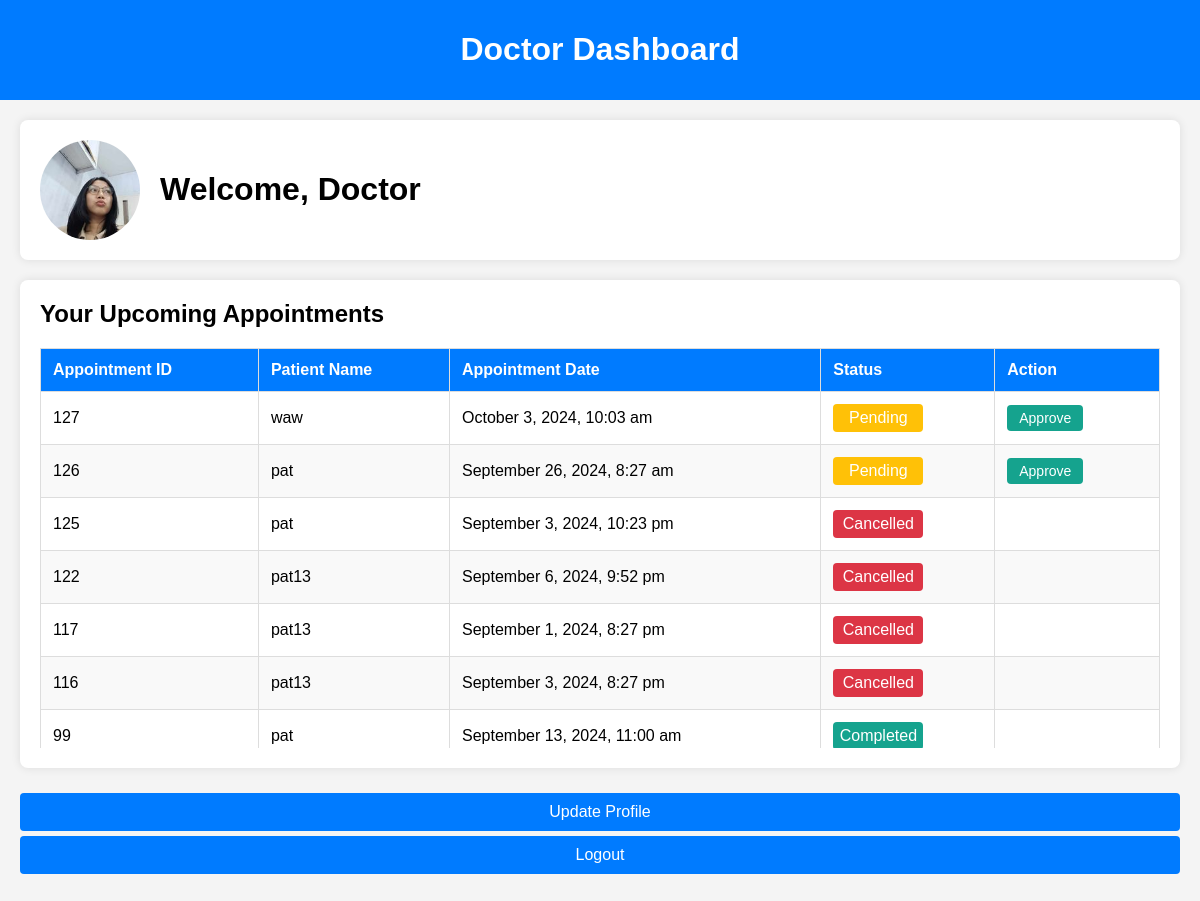
/doctor/doctor_dashboard.php (signed in), run on the app's committed database.
### tables this page shows
CREATE TABLE `users` (
  `id` int(11) NOT NULL,
  `name` varchar(255) NOT NULL,
  `email` varchar(255) NOT NULL,
  `email_verified` tinyint(1) DEFAULT 0,
  `password` varchar(255) NOT NULL,
  `user_type` enum('admin','doctor','patient') NOT NULL,
  `created_at` timestamp NOT NULL DEFAULT current_timestamp(),
  `updated_at` timestamp NOT NULL DEFAULT current_timestamp() ON UPDATE current_timestamp(),
  `image` varchar(255) DEFAULT 'default_images/default.jpg'
);

CREATE TABLE `appointments` (
  `id` int(11) NOT NULL,
  `patient_id` int(11) NOT NULL,
  `doctor_id` int(11) NOT NULL,
  `appointment_date` datetime NOT NULL,
  `status` enum('Pending','Completed','Cancelled','Approved') DEFAULT 'Pending',
  `created_at` timestamp NOT NULL DEFAULT current_timestamp(),
  `updated_at` timestamp NOT NULL DEFAULT current_timestamp() ON UPDATE current_timestamp(),
  `patient_name` varchar(255) DEFAULT NULL,
  `doctor_name` varchar(255) DEFAULT NULL
);

CREATE TABLE `patients` (
  `id` int(11) NOT NULL,
  `user_id` int(11) DEFAULT NULL,
  `name` varchar(255) NOT NULL,
  `email` varchar(255) NOT NULL
);

### doctor/doctor_dashboard.php (the view, shortened to what this page needs)
<?php
include '../db.php';
$doctor_id = $_SESSION['user_id'];
$stmt = $pdo->prepare("SELECT image FROM users WHERE id = ?");
$stmt->execute([$doctor_id]);
$doctor = $stmt->fetch();
$profile_image = !empty($doctor['image']) ? $doctor['image'] : 'default.jpg';
$stmt = $pdo->prepare("
    SELECT a.id AS appointment_id, p.name AS patient_name, a.appointment_date, a.status
    FROM appointments a
    JOIN patients p ON a.patient_id = p.id
    JOIN doctors d ON a.doctor_id = d.id
    WHERE d.user_id = ?
    ORDER BY a.id DESC
");
$stmt->execute([$doctor_id]);
$appointments = $stmt->fetchAll();
?>
<!DOCTYPE html>
<html lang="en">
<head>
</head>
<body>
<div class="navbar">
    <h1>Doctor Dashboard</h1>
</div>
<div class="container">
    <div class="profile-card">
    <img src="../uploads/<?php echo htmlspecialchars($profile_image); ?>" alt="Profile Image">
        <div>
            <h1>Welcome, Doctor</h1>
        </div>
    </div>
    <div class="card">
        <h2>Your Upcoming Appointments</h2>
        <div class="table-wrapper">
            <table>
                <thead>
                    <tr>
                        <th>Appointment ID</th>
                        <th>Patient Name</th>
                        <th>Appointment Date</th>
                        <th>Status</th>
                        <th class="action-column">Action</th>
                    </tr>
                </thead>
                <tbody>
                    <?php if (!empty($appointments)): ?>
                        <?php foreach ($appointments as $appointment): ?>
                            <tr>
                                <td><?php echo htmlspecialchars($appointment['appointment_id']); ?></td>
                                <td><?php echo htmlspecialchars($appointment['patient_name']); ?></td>
                                <td><?php echo htmlspecialchars(date('F j, Y, g:i a', strtotime($appointment['appointment_date']))); ?></td>
                                <td><span class="status <?php echo htmlspecialchars($appointment['status']); ?>"><?php echo htmlspecialchars($appointment['status']); ?></span></td>
                                <td class="action-column">
                                    <?php if ($appointment['status'] === 'Pending'): ?>
                                        <button class="action-button approve-btn" data-id="<?php echo htmlspecialchars($appointment['appointment_id']); ?>">Approve</button>
                                    <?php elseif ($appointment['status'] === 'Approved'): ?>
                                        <button class="action-button complete-btn" data-id="<?php echo htmlspecialchars($appointment['appointment_id']); ?>">Complete</button>
                                    <?php endif; ?>
                                </td>
                            </tr>
                        <?php endforeach; ?>
                    <?php else: ?>
                        <tr>
                            <td colspan="5" style="text-align: center;">No appointments found.</td>
                        </tr>
                    <?php endif; ?>
                </tbody>
            </table>
        </div>
    </div>
    <div class="dashboard-links">
        <a href="update_profile.php">Update Profile</a>
        <a href="../logout.php">Logout</a>
    </div>
</div>
</body>
</html>

### doctor/doctor_dashboard.php (style rules this page uses)
body { font-family: Arial, sans-serif; background-color: #f4f4f4; margin: 0; padding: 0; }
.navbar { background-color: #007bff; padding: 10px; color: white; text-align: center; }
.container { padding: 20px; max-width: 1200px; margin: 0 auto; display: flex; flex-direction: column; }
.profile-card { display: flex; align-items: center; background: #fff; padding: 20px; border-radius: 8px; box-shadow: 0 0 10px rgba(0, 0, 0, 0.1); margin-bottom: 20px; }
.profile-card img { border-radius: 50%; width: 100px; height: 100px; object-fit: cover; margin-right: 20px; }
.profile-card h1 { margin: 0; }
.card { background: #fff; padding: 20px; border-radius: 8px; box-shadow: 0 0 10px rgba(0, 0, 0, 0.1); margin-bottom: 20px; }
.card h2 { margin-top: 0; }
.dashboard-links a { display: block; padding: 10px; margin: 5px 0; background: #007bff; color: white; text-decoration: none; border-radius: 4px; text-align: center; }
.table-wrapper { margin-top: 20px; max-height: 400px; overflow-y: auto; }
table { width: 100%; border-collapse: collapse; border: 1px solid #ddd; }
th, td { padding: 12px; text-align: left; border: 1px solid #ddd; }
th { background-color: #007bff; color: white; font-weight: bold; }
tr:nth-child(even) { background-color: #f9f9f9; }
.status { padding: 5px; border-radius: 4px; color: white; text-align: center; display: inline-block; min-width: 80px; }
.status.Pending { background-color: #ffc107; }
.status.Completed { background-color: #15a38e; }
.status.Cancelled { background-color: #dc3545; }
.action-button { background-color: #15a38e; color: white; border: none; padding: 5px 12px; border-radius: 4px; cursor: pointer; font-size: 14px; text-align: center; }

### data on the page
users: image (picture)
appointments: id "127", patient.name "waw", appointment_date "October 3, 2024, 10:03 am", status "Pending"
appointments: id "126", patient.name "pat", appointment_date "September 26, 2024, 8:27 am", status "Pending"
appointments: id "125", patient.name "pat", appointment_date "September 3, 2024, 10:23 pm", status "Cancelled"
appointments: id "122", patient.name "pat13", appointment_date "September 6, 2024, 9:52 pm", status "Cancelled"
appointments: id "117", patient.name "pat13", appointment_date "September 1, 2024, 8:27 pm", status "Cancelled"
appointments: id "116", patient.name "pat13", appointment_date "September 3, 2024, 8:27 pm", status "Cancelled"
appointments: id "99", patient.name "pat", appointment_date "September 13, 2024, 11:00 am", status "Completed"
